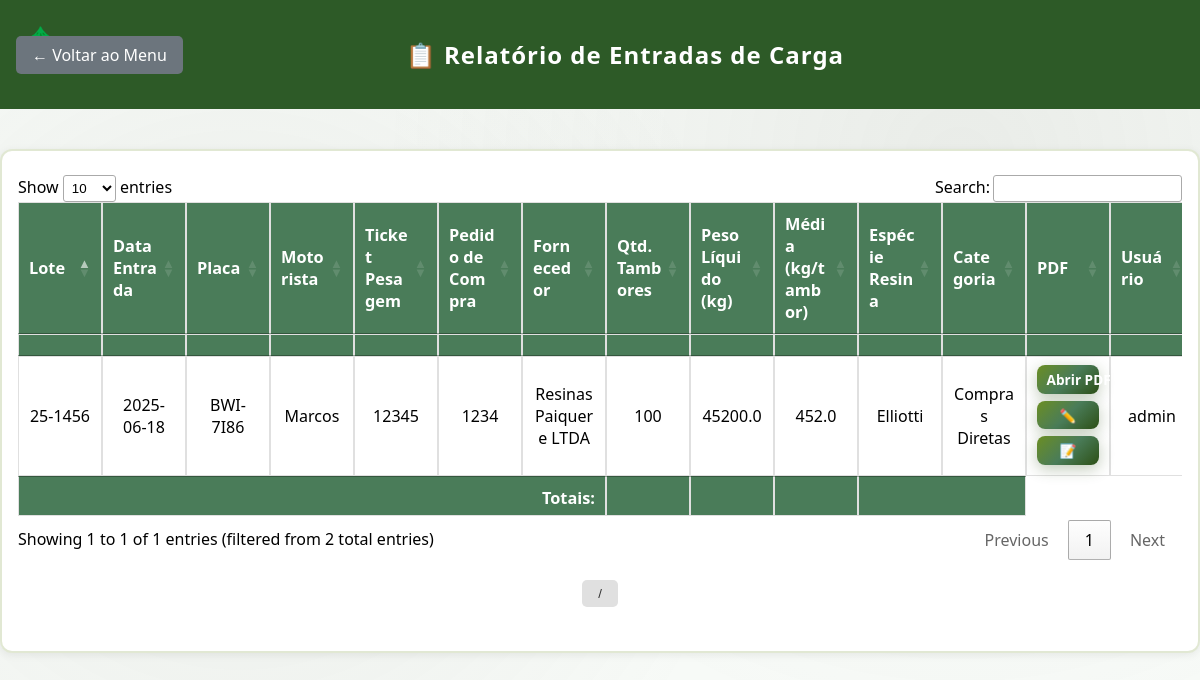
Screenshot of /relatorio-entradas (signed in) with the database file from the repository.
### tables this page shows
CREATE TABLE entradas_carga (id INTEGER PRIMARY KEY AUTOINCREMENT, fornecedor TEXT, data_entrada TEXT, motorista TEXT, placa TEXT, quantidade_tambores INTEGER, pedido_compra TEXT, categoria TEXT, especie_resina TEXT, lote TEXT UNIQUE, ticket_pesagem TEXT UNIQUE, peso_liquido REAL, data_registro TEXT, usuario_registro TEXT);

### app.py (the view)
@app.route('/relatorio-entradas')
def relatorio_entradas():
    if 'logged_in' not in session or not session['logged_in']:
        return redirect(url_for('login'))
    entradas = listar_entradas()
    conn = sqlite3.connect(DB_PATH)
    cursor = conn.cursor()
    cursor.execute('SELECT lote, arquivo_pdf FROM processos_lote')
    pdfs_lotes = cursor.fetchall()
    conn.close()
    lotes_pdfs = {}
    for lote, pdf in pdfs_lotes:
        lotes_pdfs[lote] = pdf  # Garante que o último PDF vinculado ao lote seja exibido
    return render_template('relatorio_entradas.html', entradas=entradas, lotes_pdfs=lotes_pdfs)

### app.py (called while the page is built)
def listar_entradas():
    conn = sqlite3.connect(DB_PATH)
    cursor = conn.cursor()
    cursor.execute('SELECT * FROM entradas_carga ORDER BY lote ASC')
    colunas = [desc[0] for desc in cursor.description]
    entradas = [dict(zip(colunas, row)) for row in cursor.fetchall()]
    conn.close()
    return entradas

### templates/relatorio_entradas.html (shortened to what this page needs)
<!DOCTYPE html>
<html lang="pt-BR">
<head>
    <link rel="stylesheet" href="https://cdn.datatables.net/1.13.7/css/jquery.dataTables.min.css">
    <link rel="stylesheet" href="https://cdn.datatables.net/searchpanes/2.2.0/css/searchPanes.dataTables.min.css">
    <link rel="stylesheet" href="https://cdn.datatables.net/select/1.7.0/css/select.dataTables.min.css">
    <link rel="stylesheet" href="https://cdn.jsdelivr.net/gh/vedmack/columnFilterWidgets@1.3.0/dist/ColumnFilterWidgets.min.css">
    <link rel="stylesheet" href="https://cdn.jsdelivr.net/npm/datatables.net-filter-dropdown@1.4.0/dist/dataTables.filterDropDown.min.css">
    <link rel="stylesheet" href="{{ url_for('static', filename='css/style.css') }}">
</head>
<body class="relatorio-body">
    <div class="header">
        <a href="{{ url_for('menu') }}" class="back-btn">← Voltar ao Menu</a>
        <div class="header-title">📋 Relatório de Entradas de Carga</div>
    </div>
    <div class="container">
        {% if entradas %}
        <div class="table-responsive">
            <table id="tabela-entradas">
                <thead>
                    <tr>
                        <th>Lote</th>
                        <th>Data Entrada</th>
                        <th>Placa</th>
                        <th>Motorista</th>
                        <th>Ticket Pesagem</th>
                        <th>Pedido de Compra</th>
                        <th>Fornecedor</th>
                        <th>Qtd. Tambores</th>
                        <th>Peso Líquido (kg)</th>
                        <th>Média (kg/tambor)</th>
                        <th>Espécie Resina</th>
                        <th>Categoria</th>
                        <th>PDF</th>
                        <th>Usuário</th>
                    </tr>
                    <tr class="filters">
                        <th></th>
                        <th></th>
                        <th></th>
                        <th></th>
                        <th></th>
                        <th></th>
                        <th></th>
                        <th></th>
                        <th></th>
                        <th></th>
                        <th></th>
                        <th></th>
                        <th></th>
                        <th></th>
                    </tr>
                </thead>
                <tbody>
                    {% for entrada in entradas %}
                    <tr>
                        <td>{{ entrada.lote }}</td>
                        <td>{{ entrada.data_entrada }}</td>
                        <td>{{ entrada.placa }}</td>
                        <td>{{ entrada.motorista }}</td>
                        <td>{{ entrada.ticket_pesagem }}</td>
                        <td>{{ entrada.pedido_compra or '-' }}</td>
                        <td>{{ entrada.fornecedor }}</td>
                        <td>{{ entrada.quantidade_tambores }}</td>
                        <td>{{ entrada.peso_liquido }}</td>
                        <td>{% if entrada.quantidade_tambores and entrada.peso_liquido %}{{ (entrada.peso_liquido / entrada.quantidade_tambores)|round(2) }}{% else %}-{% endif %}</td>
                        <td>{{ entrada.especie_resina }}</td>
                        <td>{{ entrada.categoria or '-' }}</td>
                        <td style="min-width: 180px;">
                            {% if entrada.lote in lotes_pdfs %}
                            <div class="pdf-actions">
                                <a href="{{ url_for('static', filename='processos_pdfs/' + lotes_pdfs[entrada.lote]) }}" class="btn" target="_blank">Abrir PDF</a>
                                <a href="{{ url_for('registrar_processo', lote=entrada.lote) }}" class="btn" title="Editar PDF">✏️</a>
                                <a href="{{ url_for('editar_entrada', id=entrada.id) }}" class="btn" title="Editar Entrada">📝</a>
                            </div>
                            {% else %}
                            <div class="pdf-actions">
                                <a href="{{ url_for('registrar_processo', lote=entrada.lote) }}" class="btn">Registrar Processo</a>
                                <a href="{{ url_for('editar_entrada', id=entrada.id) }}" class="btn" title="Editar Entrada">📝</a>
                            </div>
                            {% endif %}
                        </td>
                        <td>{{ entrada.usuario_registro }}</td>
                    </tr>
                    {% endfor %}
                </tbody>
                <tfoot>
                    <tr>
                        <th colspan="7" style="text-align:right">Totais:</th>
                        <th id="soma-tambores"></th>
                        <th id="soma-peso"></th>
                        <th id="media-peso-tambor"></th>
                        <th colspan="2"></th>
                    </tr>
                </tfoot>
            </table>
        </div>
        {% else %}
        <p style="text-align:center; color:#888;">Nenhuma entrada de carga registrada.</p>
        {% endif %}
    </div>
</body>
</html>

### static/css/style.css (style rules this page uses)
* { margin: 0; padding: 0; box-sizing: border-box; }
body { font-family: 'Segoe UI', Tahoma, Geneva, Verdana, sans-serif; background: linear-gradient(135deg, #2d5016 0%, #4a7c59 50%, #6b8e23 100%); background-attachment: fixed; min-height: 100vh; display: flex; align-items: center; justify-content: center; }
body::before { content: ''; position: fixed; top: 0; left: 0; width: 100%; height: 100%; background-image: radial-gradient(circle at 20% 50%, rgba(120, 119, 108, 0.1) 0%, transparent 50%), radial-gradient(circle at 80% 20%, rgba(120, 119, 108, 0.1) 0%, transparent 50%); pointer-events: none; z-index: -1; }
.container { background: rgba(255, 255, 255, 0.95); backdrop-filter: blur(10px); padding: 2.5rem; border-radius: 15px; box-shadow: 0 20px 40px rgba(45, 80, 22, 0.3); width: 100%; max-width: 420px; border: 2px solid rgba(107, 142, 35, 0.2); }
.header { text-align: center; margin-bottom: 2.5rem; }
.header::before { content: '🌲'; font-size: 2.5rem; display: block; margin-bottom: 1rem; }
.btn { display: inline-block; padding: 1rem 2rem; background: linear-gradient(135deg, #6b8e23 0%, #4a7c59 50%, #2d5016 100%); color: white; text-decoration: none; border: none; border-radius: 8px; cursor: pointer; font-size: 1rem; font-weight: 600; transition: all 0.3s ease; width: 100%; text-align: center; box-shadow: 0 4px 15px rgba(45, 80, 22, 0.3); }
.filters th { padding: 0.2rem; text-align: center; vertical-align: middle; }

### templates/relatorio_entradas.html (style rules this page uses)
body.relatorio-body { display: block !important; background: #f7faf7; min-height: 100vh; }
.header { background: #2d5a27; padding: 1.2rem 1rem; display: flex; align-items: center; justify-content: center; color: white; position: relative; }
.header-title { flex: 1; text-align: center; font-size: 1.5rem; font-weight: bold; letter-spacing: 1px; }
.back-btn { position: absolute; left: 1rem; top: 50%; transform: translateY(-50%); background: #6c757d; color: white; padding: 0.5rem 1rem; text-decoration: none; border-radius: 5px; font-size: 1rem; }
.container { max-width: 1800px !important; margin: 2.5rem auto 0 auto; padding: 1.5rem 1rem; background: white; border-radius: 12px; box-shadow: 0 2px 8px rgba(0, 0, 0, 0.07); }
.table-responsive { overflow-x: auto; width: 100%; }
table { width: 100%; border-collapse: collapse; margin-top: 0.5rem; font-size: 1rem; max-width: 100%; table-layout: fixed; }
th, td { border: 1px solid #e0e0e0; padding: 0.5rem 0.3rem; text-align: center; vertical-align: middle; white-space: normal; word-wrap: break-word; min-width: 120px; }
th { background: #4a7c59; color: #fff; font-size: 1.02rem; font-weight: 600; }
tr:nth-child(even) { background: #f2f7f2; }
.pdf-actions { display: flex; flex-wrap: wrap; gap: 0.3rem; justify-content: center; align-items: center; }
.pdf-actions .btn { min-width: 60px; font-size: 0.85rem; padding: 0.3rem 0.6rem; margin-bottom: 2px; white-space: nowrap; }

### rows the page displays
entradas_carga: lote "25-1456", data_entrada "2025-06-18", placa "BWI-7I86", motorista "Marcos", ticket_pesagem "12345", pedido_compra "1234", fornecedor "Resinas Paiquere LTDA", quantidade_tambores "100", peso_liquido "45200.0", peso_liquido+quantidade_tambores "452.0", especie_resina "Elliotti", categoria "Compras Diretas", usuario_registro "admin"
